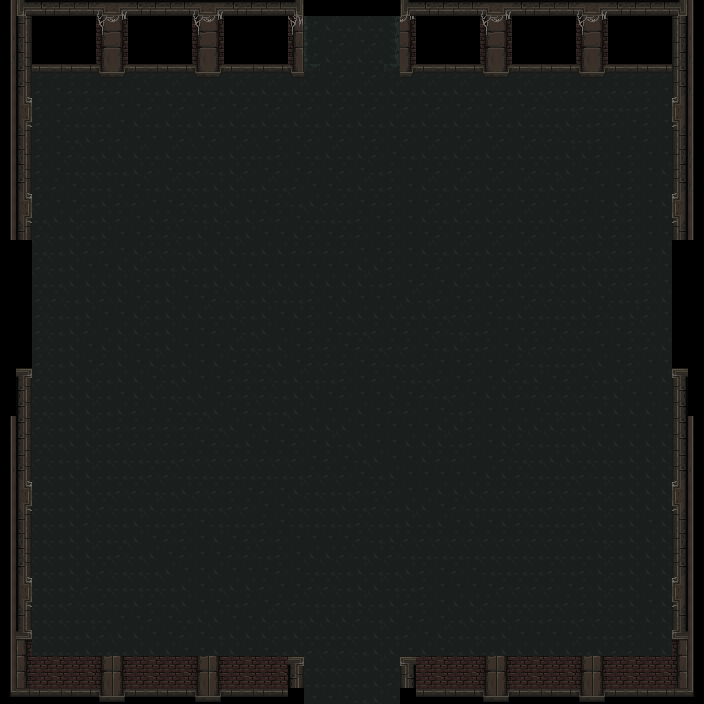

Tiled map render using the project's own tile images. Description and the map definition, with tile-layer contents summarised, below:
An orthogonal 44x44 tile map with 16x16 px tiles, 4 tile layers (флажки, пол, стены, проходящие_стены), 2 tilesets.

<map version="1.9" tiledversion="1.9.2" orientation="orthogonal" renderorder="right-down" width="44" height="44" tilewidth="16" tileheight="16" infinite="0" nextlayerid="8" nextobjectid="1">
 <tileset firstgid="1" source="mainlevbuild.tsx" />
 <tileset firstgid="2561" source="decorative.tsx" />
 <layer id="7" name="флажки" width="44" height="44">
  <data>[1936 cells, 0 non-empty, 0 distinct tile ids]</data>
 </layer>
 <layer id="1" name="пол" width="44" height="44">
  <data>[1936 cells, 1516 non-empty, 8 distinct tile ids]</data>
 </layer>
 <layer id="2" name="стены" width="44" height="44" opacity="0.99">
  <data>[1936 cells, 264 non-empty, 62 distinct tile ids]</data>
 </layer>
 <layer id="3" name="проходящие_стены" width="44" height="44">
  <data>[1936 cells, 72 non-empty, 14 distinct tile ids]</data>
 </layer>
</map>
